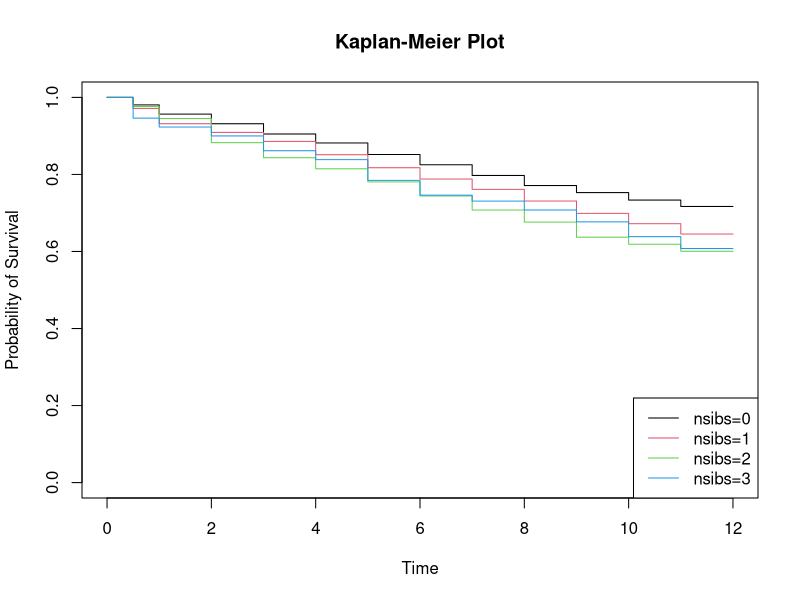
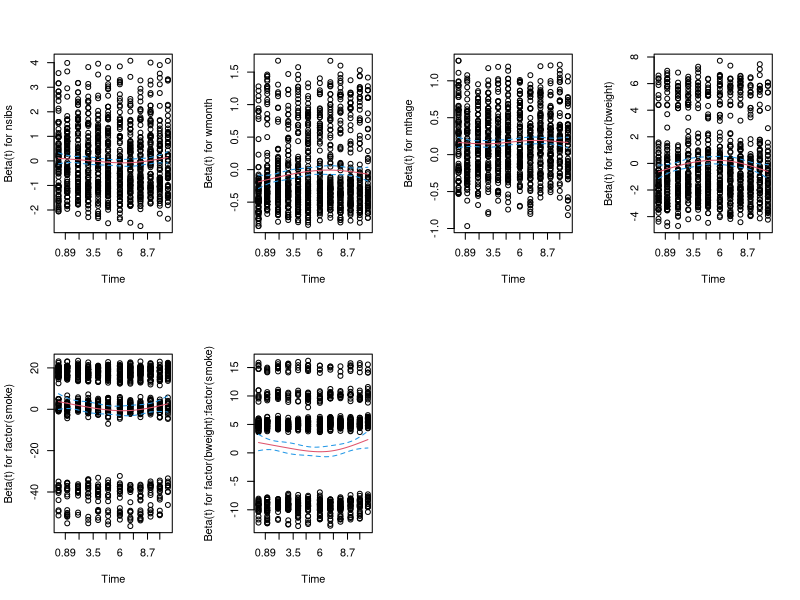

Write the R code that produced these figures, in order.
#Pneumonia Survival Analysis

#Author: Ioannis Matzakos Chorianopoulos

install.packages("KMsurv")
require(survival)
require(KMsurv)
data(pneumon)
#attach(pneumon)

#Generate survival estimates and plots of the Kaplan-Meier productlimit estimator for different numbers of siblings.
#creating the status variable and including it in the dataset
pneumon$status = (pneumon$chldage<12) * 1 + 0
pneumon$status

#recoding nsibs variable so that any number greater than 3 will get the value of 3
numsibs = pneumon$nsibs
numsibs
pneumon$nsibs[pneumon$nsibs>=3] = 3
pneumon$nsibs

#recoding wmonth, ages 4-6 months into value 4 and ages 7+ months into value 5
wage = pneumon$wmonth
wage
pneumon$wmonth[pneumon$wmonth>=4 & pneumon$wmonth<=6] = 4
pneumon$wmonth[wage>=7] = 5
pneumon$wmonth

#the original values of pneumon$nsibs and pneumon$wmonth are assigned to new attributes outside the dataset,
#numsibs and wage respectively, just in case they are needed later for any reason.

#fitting the model
model = survfit(Surv(chldage, status) ~ nsibs, data=pneumon, type = "kaplan")
summary(model)

#ploting the fitted model
par(mfrow=c(1,1))
plot(model, main="Kaplan-Meier Plot", xlab="Time", ylab="Probability of Survival", col=c(1,2,3,4), lwd=1)
legend('bottomright', c("nsibs=0","nsibs=1","nsibs=2","nsibs=3"), lty=1, col=c(1,2,3,4))

#log-rank test to determine whether there is a statistically significant 
#difference in the hazard rates of pneumonia given different numbers of siblings.
#H0: no difference in hazard rates between groups.
#H1: there is a difference.

#log-rank test using survdiff
survdiff(Surv(chldage, status) ~ nsibs, rho = 0, data=pneumon)

#log-rank test using the summary of a cox regression model
summary(coxph(Surv(chldage, status) ~ nsibs, data=pneumon))

#multiple comparisons using bonferroni correction
alpha = 0.05/2/6
alpha

#0-1
summary(coxph(Surv(chldage, status) ~ as.factor(nsibs),data=pneumon[pneumon$nsibs<2,]))
survdiff(Surv(chldage, status) ~ as.factor(nsibs), rho = 0, data=pneumon[pneumon$nsibs<2,])
p01=5.55e-05
p01

#1-2
survdiff(Surv(chldage, status) ~ as.factor(nsibs), rho = 0, data=pneumon[(pneumon$nsibs==1|pneumon$nsibs==2),])
p12=0.0826
p12

#1-3
survdiff(Surv(chldage, status) ~ as.factor(nsibs), rho = 0, data=pneumon[(pneumon$nsibs==1|pneumon$nsibs==3),])
p13=0.376
p13

#2-3
survdiff(Surv(chldage, status) ~ as.factor(nsibs), rho = 0, data=pneumon[(pneumon$nsibs==2|pneumon$nsibs==3),])
p23=0.842
p23

#0-2
survdiff(Surv(chldage, status) ~ as.factor(nsibs), rho = 0, data=pneumon[(pneumon$nsibs==0|pneumon$nsibs==2),])
p02=2.83e-06
p02

#0-3
survdiff(Surv(chldage, status) ~ as.factor(nsibs), rho = 0, data=pneumon[(pneumon$nsibs==0|pneumon$nsibs==3),])
p03=p= 0.00662
p03



sig = (p01>alpha) # FALSE
sig
sig = (p12>alpha) # TRUE
sig
sig = (p13>alpha) # TRUE
sig
sig = (p23>alpha) # TRUE
sig
sig = (p03>alpha) # FALSE
sig
sig = (p02>alpha) # FALSE
sig

#Survival analysis using Cox regression
#Backward Elimination using 0.05 significance level
#Exploratory analysis of the 2-way interactions as possible predictors for pneumonia: 
#the number of siblings, weaning age, maternal age, race, poverty, birthweight and maternal smoking.

model1 = coxph(Surv(chldage,status) ~ nsibs*(wmonth+mthage+factor(race)+factor(poverty)+factor(bweight)+factor(smoke))+
                 wmonth*(mthage+factor(race)+factor(poverty)+factor(bweight)+factor(smoke))+
                 mthage*(factor(race)+factor(poverty)+factor(bweight)+factor(smoke))+
                 factor(race)*(factor(poverty)+factor(bweight)+factor(smoke))+
                 factor(poverty)*(factor(bweight)+factor(smoke))+
                 factor(bweight)*factor(smoke), data=pneumon)
anova(model1)

#remove mthage:factor(poverty) 0.977833
model2 = coxph(Surv(chldage,status) ~ nsibs*(wmonth+mthage+factor(race)+factor(poverty)+factor(bweight)+factor(smoke))+
                 wmonth*(mthage+factor(race)+factor(poverty)+factor(bweight)+factor(smoke))+
                 mthage*(factor(race)+factor(bweight)+factor(smoke))+
                 factor(race)*(factor(poverty)+factor(bweight)+factor(smoke))+
                 factor(poverty)*(factor(bweight)+factor(smoke))+
                 factor(bweight)*factor(smoke), data=pneumon)
anova(model2)

#remove wmonth:factor(smoke) 0.907920 
model3 = coxph(Surv(chldage,status) ~ nsibs*(wmonth+mthage+factor(race)+factor(poverty)+factor(bweight)+factor(smoke))+
                 wmonth*(mthage+factor(race)+factor(poverty)+factor(bweight))+
                 mthage*(factor(race)+factor(bweight)+factor(smoke))+
                 factor(race)*(factor(poverty)+factor(bweight)+factor(smoke))+
                 factor(poverty)*(factor(bweight)+factor(smoke))+
                 factor(bweight)*factor(smoke), data=pneumon)
anova(model3)

#remove nsibs:factor(smoke) 0.834793
model4 = coxph(Surv(chldage,status) ~ nsibs*(wmonth+mthage+factor(race)+factor(poverty)+factor(bweight))+
                 wmonth*(mthage+factor(race)+factor(poverty)+factor(bweight))+
                 mthage*(factor(race)+factor(bweight)+factor(smoke))+
                 factor(race)*(factor(poverty)+factor(bweight)+factor(smoke))+
                 factor(poverty)*(factor(bweight)+factor(smoke))+
                 factor(bweight)*factor(smoke), data=pneumon)
anova(model4)

#remove nsibs:factor(race) 0.685935 
model5 = coxph(Surv(chldage,status) ~ nsibs*(wmonth+mthage+factor(poverty)+factor(bweight))+
                 wmonth*(mthage+factor(race)+factor(poverty)+factor(bweight))+
                 mthage*(factor(race)+factor(bweight)+factor(smoke))+
                 factor(race)*(factor(poverty)+factor(bweight)+factor(smoke))+
                 factor(poverty)*(factor(bweight)+factor(smoke))+
                 factor(bweight)*factor(smoke), data=pneumon)
anova(model5)

#remove mthage:factor(bweight) 0.682012
model6 = coxph(Surv(chldage,status) ~ nsibs*(wmonth+mthage+factor(poverty)+factor(bweight))+
                 wmonth*(mthage+factor(race)+factor(poverty)+factor(bweight))+
                 mthage*(factor(race)+factor(smoke))+
                 factor(race)*(factor(poverty)+factor(bweight)+factor(smoke))+
                 factor(poverty)*(factor(bweight)+factor(smoke))+
                 factor(bweight)*factor(smoke), data=pneumon)
anova(model6)

#remove factor(poverty):factor(race) 0.680383 
model7 = coxph(Surv(chldage,status) ~ nsibs*(wmonth+mthage+factor(poverty)+factor(bweight))+
                 wmonth*(mthage+factor(race)+factor(poverty)+factor(bweight))+
                 mthage*(factor(race)+factor(smoke))+
                 factor(race)*(factor(bweight)+factor(smoke))+
                 factor(poverty)*(factor(bweight)+factor(smoke))+
                 factor(bweight)*factor(smoke), data=pneumon)
anova(model7)

#remove factor(poverty):factor(bweight) 0.576018 
model8 = coxph(Surv(chldage,status) ~ nsibs*(wmonth+mthage+factor(poverty)+factor(bweight))+
                 wmonth*(mthage+factor(race)+factor(poverty)+factor(bweight))+
                 mthage*(factor(race)+factor(smoke))+
                 factor(race)*(factor(bweight)+factor(smoke))+
                 factor(poverty)*factor(smoke)+
                 factor(bweight)*factor(smoke), data=pneumon)
anova(model8)

#remove mthage:factor(race) 0.524433 
model9 = coxph(Surv(chldage,status) ~ nsibs*(wmonth+mthage+factor(poverty)+factor(bweight))+
                 wmonth*(mthage+factor(race)+factor(poverty)+factor(bweight))+
                 mthage*factor(smoke)+
                 factor(race)*(factor(bweight)+factor(smoke))+
                 factor(poverty)*factor(smoke)+
                 factor(bweight)*factor(smoke), data=pneumon)
anova(model9)

#remove factor(poverty):factor(smoke) 0.474097
model10 = coxph(Surv(chldage,status) ~ nsibs*(wmonth+mthage+factor(poverty)+factor(bweight))+
                 wmonth*(mthage+factor(race)+factor(poverty)+factor(bweight))+
                 mthage*factor(smoke)+
                 factor(race)*(factor(bweight)+factor(smoke))+
                 factor(poverty)+
                 factor(bweight)*factor(smoke), data=pneumon)
anova(model10)

#remove mthage:factor(smoke) 0.464248
model11 = coxph(Surv(chldage,status) ~ nsibs*(wmonth+mthage+factor(poverty)+factor(bweight))+
                  wmonth*(mthage+factor(race)+factor(poverty)+factor(bweight))+
                  mthage+
                  factor(race)*(factor(bweight)+factor(smoke))+
                  factor(poverty)+
                  factor(bweight)*factor(smoke), data=pneumon)
anova(model11)

#remove nsibs:factor(bweight) 0.447708
model12 = coxph(Surv(chldage,status) ~ nsibs*(wmonth+mthage+factor(poverty))+
                  wmonth*(mthage+factor(race)+factor(poverty)+factor(bweight))+
                  mthage+
                  factor(race)*(factor(bweight)+factor(smoke))+
                  factor(poverty)+
                  factor(bweight)*factor(smoke), data=pneumon)
anova(model12)

#remove wmonth:factor(race) 0.340012
model13 = coxph(Surv(chldage,status) ~ nsibs*(wmonth+mthage+factor(poverty))+
                  wmonth*(mthage+factor(poverty)+factor(bweight))+
                  mthage+
                  factor(race)*(factor(bweight)+factor(smoke))+
                  factor(poverty)+
                  factor(bweight)*factor(smoke), data=pneumon)
anova(model13)

#remove factor(race):factor(smoke) 0.241391
model14 = coxph(Surv(chldage,status) ~ nsibs*(wmonth+mthage+factor(poverty))+
                  wmonth*(mthage+factor(poverty)+factor(bweight))+
                  mthage+
                  factor(race)*factor(bweight)+
                  factor(poverty)+
                  factor(bweight)*factor(smoke), data=pneumon)
anova(model14)

#remove nsibs:factor(poverty) 0.211686
model15 = coxph(Surv(chldage,status) ~ nsibs*(wmonth+mthage)+
                  wmonth*(mthage+factor(poverty)+factor(bweight))+
                  mthage+
                  factor(race)*factor(bweight)+
                  factor(poverty)+
                  factor(bweight)*factor(smoke), data=pneumon)
anova(model15)

#remove nsibs:wmonth 0.152700 
model16 = coxph(Surv(chldage,status) ~ nsibs*mthage+
                  wmonth*(mthage+factor(poverty)+factor(bweight))+
                  mthage+
                  factor(race)*factor(bweight)+
                  factor(poverty)+
                  factor(bweight)*factor(smoke), data=pneumon)
anova(model16)

#remove wmonth:factor(poverty) 0.099467  
model17 = coxph(Surv(chldage,status) ~ nsibs*mthage+
                  wmonth*(mthage+factor(bweight))+
                  mthage+
                  factor(race)*factor(bweight)+
                  factor(poverty)+
                  factor(bweight)*factor(smoke), data=pneumon)
anova(model17)

#remove nsibs:mthage 0.061513 
model18 = coxph(Surv(chldage,status) ~ nsibs+
                  wmonth*(mthage+factor(bweight))+
                  mthage+
                  factor(race)*factor(bweight)+
                  factor(poverty)+
                  factor(bweight)*factor(smoke), data=pneumon)
anova(model18)

#remove wmonth:mthage 0.053040 
model19 = coxph(Surv(chldage,status) ~ nsibs+
                  wmonth*factor(bweight)+
                  mthage+
                  factor(race)*factor(bweight)+
                  factor(poverty)+
                  factor(bweight)*factor(smoke), data=pneumon)
anova(model19)

#remove wmonth:factor(bweight) 0.124220  
model20 = coxph(Surv(chldage,status) ~ nsibs+
                  wmonth+
                  mthage+
                  factor(race)*factor(bweight)+
                  factor(poverty)+
                  factor(bweight)*factor(smoke), data=pneumon)
anova(model20)

#remove factor(race):factor(bweight) 0.071561  
model21 = coxph(Surv(chldage,status) ~ nsibs+
                  wmonth+
                  mthage+
                  factor(race)+
                  factor(poverty)+
                  factor(bweight)*factor(smoke), data=pneumon)
anova(model21)

#remove factor(race) 0.3613858
model22 = coxph(Surv(chldage,status) ~ nsibs+
                  wmonth+
                  mthage+
                  factor(poverty)+
                  factor(bweight)*factor(smoke), data=pneumon)
anova(model22)

#remove factor(poverty) 0.1362200
model23 = coxph(Surv(chldage,status) ~ nsibs+wmonth+mthage+factor(bweight)*factor(smoke), data=pneumon)
anova(model23)
summary(model23)

#All the variables in the model are significant so the backward elimination process stops. 
#Additionally, the variables involved in the factor(bweight):factor(smoke) interaction can not be removed,
#because their interaction is significant. So the final model is model23

#checking the proportionality assumption
cox.zph(model23)

par(mfrow=c(2,4))
plot(cox.zph(model23), col=c(2,4))

contrasts(factor(pneumon$nsibs))

